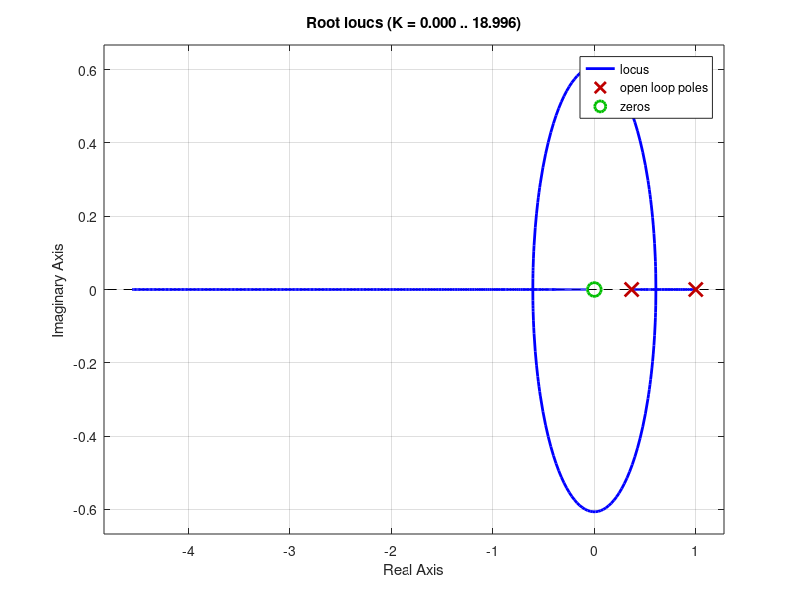
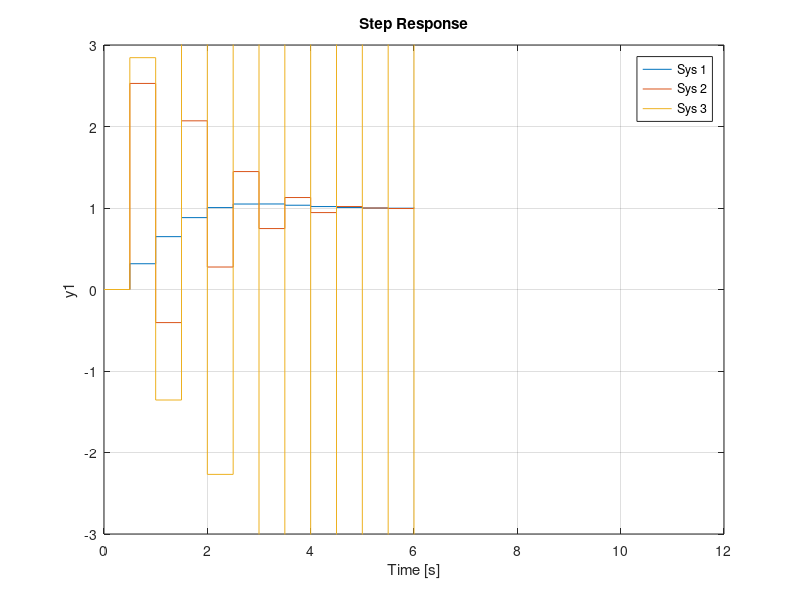

MATLAB code for these plots, in order:
G = tf([1], [1 2])
Gd1 =  c2d(G, 0.5)
Gd = tf([1 0],[1 -1], 0.5)

figure(1)
rlocus(Gd*Gd1)
figure(2)
step(feedback(Gd*Gd1, 1), feedback(8*Gd*Gd1, 1), feedback(9*Gd*Gd1, 1))
axis([0 12 -3 3])